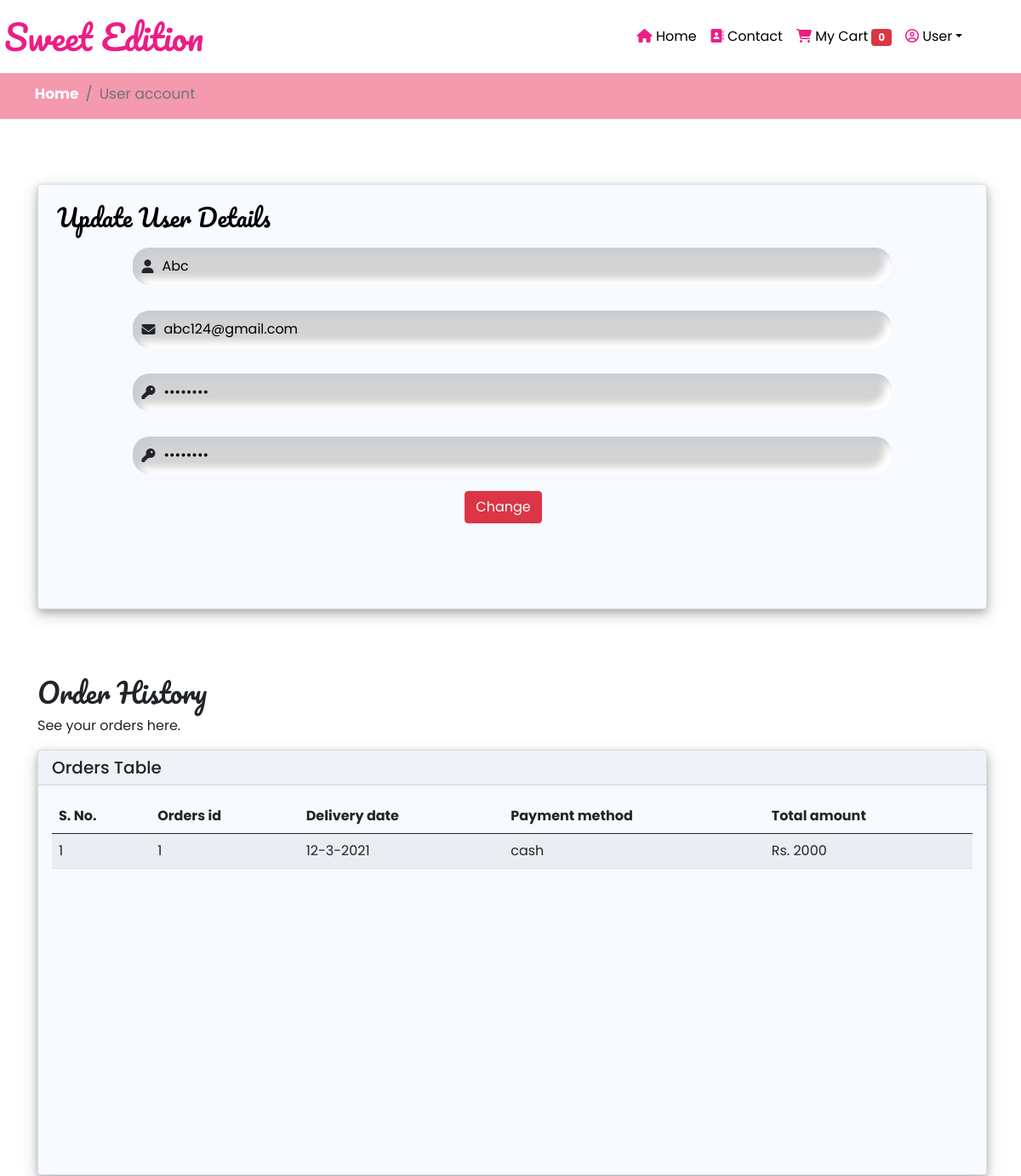
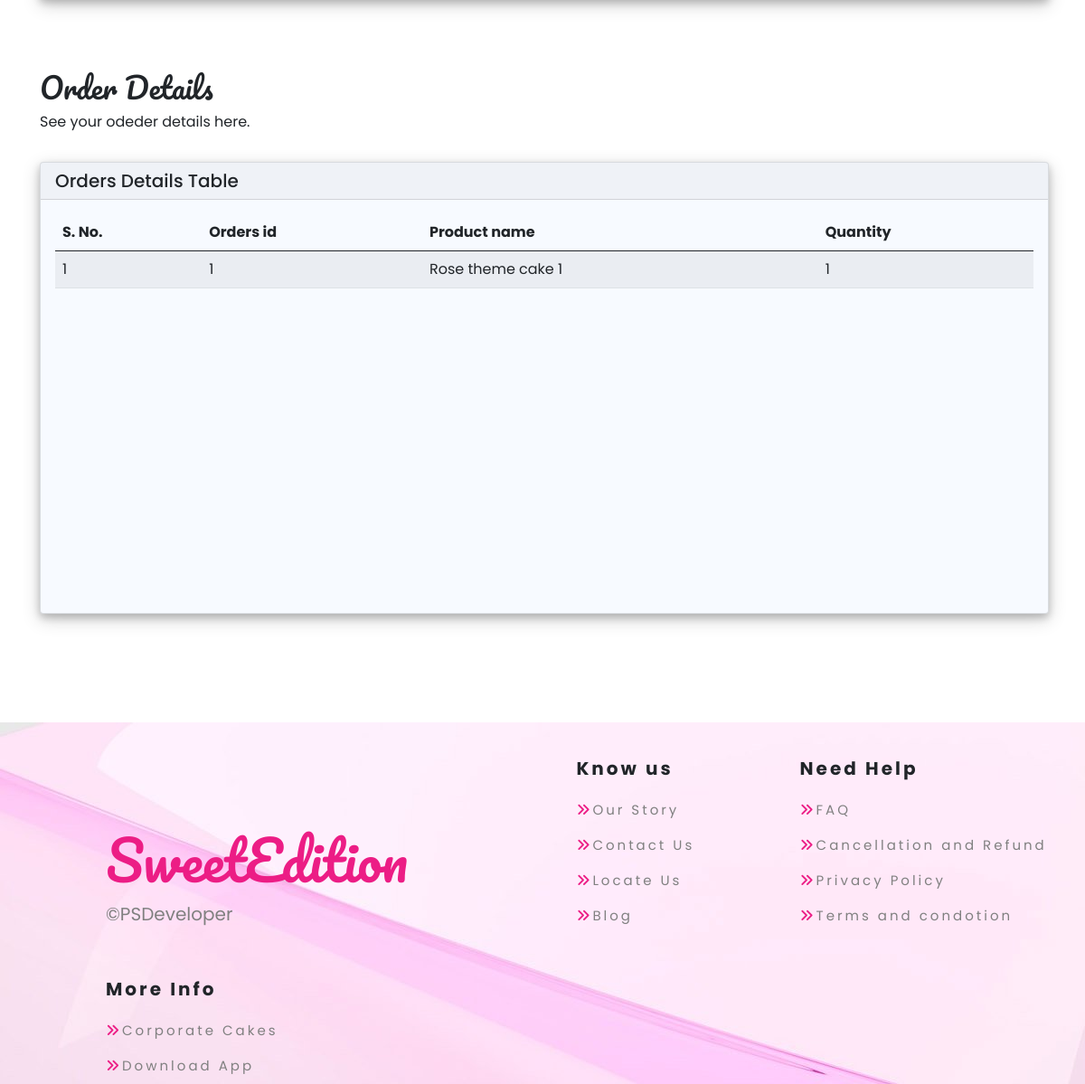
Page /account_users.php (signed in) on the committed database (2 pictures, top to bottom).
### tables this page shows
CREATE TABLE `cake_shop_users_registrations` (
  `users_id` int(20) NOT NULL,
  `user_username` varchar(100) NOT NULL,
  `user_firstname` varchar(100) NOT NULL,
  `user_lastname` varchar(100) NOT NULL,
  `user_email` varchar(100) NOT NULL,
  `user_password` varchar(100) NOT NULL,
  `user_repassword` varchar(100) NOT NULL
);

CREATE TABLE `cake_shop_orders` (
  `orders_id` int(11) NOT NULL,
  `users_id` int(11) NOT NULL,
  `delivery_date` varchar(100) NOT NULL,
  `payment_method` varchar(100) NOT NULL,
  `total_amount` varchar(100) NOT NULL
);

CREATE TABLE `cake_shop_orders_detail` (
  `orders_detail_id` int(11) NOT NULL,
  `orders_id` int(11) NOT NULL,
  `product_name` varchar(200) NOT NULL,
  `quantity` int(50) NOT NULL
);

### account_users.php (the view, shortened to what this page needs)
<?php
if (!empty($_SESSION['cart'])) {
    $printCount = count($_SESSION['cart']);
}
else {
    $printCount = 0;
}
if (!empty($_SESSION['user_users_id']) && !empty($_SESSION['user_users_username'])) {
?>
<!DOCTYPE html>
<html lang="en">
<head>
<link rel="stylesheet" href="https://cdnjs.cloudflare.com/ajax/libs/twitter-bootstrap/5.0.1/css/bootstrap.min.css">
<link rel="stylesheet" href="https://cdn.datatables.net/1.10.25/css/dataTables.bootstrap5.min.css">
    <link href="https://cdn.jsdelivr.net/npm/bootstrap@5.1.0/dist/css/bootstrap.min.css" rel="stylesheet">
    <link href="css\account_user.css" rel="stylesheet" type="text/css">
</head>
<body>
             <div class="container-fluid">
                <nav class="navbar navbar-expand-md">
                    <a class="navbar-brand" href="#" id="brandname">Sweet Edition</a> &nbsp;&nbsp;
                <ul class="navbar-nav ms-auto" id="upnav">
                <li class="nav item">
                        <a class="nav-link" href="home.php"><i class="fas fa-home"></i>  Home</a>
                    </li>
                    <li class="nav item">
                        <a class="nav-link" href="contact.php"><i class="fas fa-address-book"></i>  Contact</a>
                    </li>
                    <li class="nav item">
                        <a class="nav-link" href="#"><i class="fas fa-shopping-cart"></i>  My Cart  <span class="badge bg-danger"><?php echo $printCount;?></span></a>
                    </li>
                    <li class="nav-item dropdown">
                        <a class="nav-link dropdown-toggle" href="#" id="navbarDropdownMenuLink1" role="button" data-bs-toggle="dropdown" aria-expanded="false"><i class="far fa-user-circle"></i>  User</a>
                    </li>
                </ul>
                </nav>
<div class="row">
    <div class="col-md-12" id="probreadcrumb">
        <nav aria-label="breadcrumb">
                <ol class="breadcrumb">
                    <li class="breadcrumb-item"><a href="home.php" class="breadcrumb-link" id=>Home</a></li>
                    <li class="breadcrumb-item active" aria-current="page">User account</li>
                </ol>
        </nav>
    </div>
    <hr>
</div>
        <div class="container">
                <div class="row">
                    <div class="col-xl-12 col-lg-12 col-md-12 col-sm-12 col-12">
                        <?php
                        require_once("config.php");
                        $users_id = $_SESSION['user_users_id'];
                        $select = "SELECT * FROM cake_shop_users_registrations where users_id = $users_id";
                        $query = mysqli_query($conn, $select);
                        $res = mysqli_fetch_assoc($query);
                        ?>
                        <form id="form" method="POST" action="update_users.php">
                            <div class="card">
                            <h3 class="card-title">Update User Details</h3>
                                    <div class="form-field d-flex align-items-center"> <span class="fas fa-user"></span> <input type="text" name="username"  required="" id="username" value="<?php echo $res['user_username'];?>">  </div>
                                    <div class="form-field d-flex align-items-center"> <span class="fa fa-envelope""></span> <input type="email" name="useremail"  required="" id="useremail" value="<?php echo $res['user_email'];?>"> </div>
                                    <div class="form-field d-flex align-items-center"> <span class="fa fa-key"></span> <input type="password" name="password"  required="" id="pwd" value="<?php echo $res['user_password'];?>"></div>
                                    <div class="form-field d-flex align-items-center"> <span class="fa fa-key"></span> <input type="password" name="repassword"  required="" id="repwd"  value="<?php echo $res['user_repassword'];?>">  </div>
                                    <div><button class="btn btn-danger" type="submit">Change</button></div>
                            </div>
                        </form>
                    </div>
                </div>
                <div class="row">
                    <div class="col-xl-12 col-lg-12 col-md-12 col-sm-12 col-12">
                        <div class="page-header">
                            <h2 class="pageheader-title">Order History</h2>
                            <p class="pageheader-text">See your orders here.</p>
                        </div>
                    </div>
                </div>
                <div class="row">
                    <div class="col-xl-12 col-lg-12 col-md-12 col-sm-12 col-12">
                        <div class="card">
                            <h5 class="card-header">Orders Table</h5>
                            <div class="card-body">
                                <div class="table-responsive">
                                    <table class="table table-striped table-hover" id="ordertable" >
                                        <thead>
                                            <tr>
                                                <th>S. No.</th>
                                                <th>Orders id</th>
                                                <th>Delivery date</th>
                                                <th>Payment method</th>
                                                <th>Total amount</th>
                                            </tr>
                                        </thead>
                                        <tbody>
                                            <?php
                                            require_once('config.php');
                                            $select = "SELECT * FROM cake_shop_orders where users_id = $users_id";
                                            $query = mysqli_query($conn, $select);
                                            $i = 1;
                                            while ($res = mysqli_fetch_assoc($query)) {
                                            ?>
                                            <tr>
                                                <td><?php echo $i++;?></td>
                                                <td><?php echo $res['orders_id'];?></td>
                                                <td><?php echo $res['delivery_date'];?></td>
                                                <td><?php echo $res['payment_method'];?></td>
                                                <td>Rs. <?php echo $res['total_amount'];?></td>
                                            </tr>
                                            <?php } ?>
                                        </tbody>
                                    </table>
                                </div>
                            </div>
                        </div>
                    </div>
                </div>
                <div class="row mb-3">
                    <div class="col-xl-12 col-lg-12 col-md-12 col-sm-12 col-12">
                        <div class="page-header">
                            <h2 class="pageheader-title">Order Details</h2>
                            <p class="pageheader-text">See your odeder details here.</p>
                        </div>
                    </div>
                </div>
                <div class="row">
                    <div class="col-xl-12 col-lg-12 col-md-12 col-sm-12 col-12">
                        <div class="card">
                            <h5 class="card-header">Orders Details Table</h5>
                            <div class="card-body">
                                <div class="table-responsive">
                                    <table class="table table-striped table-hover" id="example">
                                        <thead>
                                            <tr>
                                                <th>S. No.</th>
                                                <th>Orders id</th>
                                                <th>Product name</th>
                                                <th>Quantity</th>
                                            </tr>
                                        </thead>
                                        <tbody>
                                            <?php
                                            require_once('config.php');
                                            $select = "SELECT cake_shop_orders_detail.*, cake_shop_orders.orders_id FROM cake_shop_orders_detail JOIN cake_shop_orders ON cake_shop_orders_detail.orders_id = cake_shop_orders.orders_id WHERE users_id = $users_id";
                                            $query = mysqli_query($conn, $select);
                                            $i = 1;
                                            while ($res = mysqli_fetch_assoc($query)) {
                                            ?>
                                            <tr>
                                                <td><?php echo $i++;?></td>
                                                <td><?php echo $res['orders_id'];?></td>
                                                <td><?php echo $res['product_name'];?></td>
                                                <td><?php echo $res['quantity'];?></td>
                                            </tr>
                                            <?php } ?>
                                        </tbody>
                                    </table>
                                </div>
                            </div>
                        </div>
                    </div>
                </div>
            </div>
        </div>
<footer>
    <div class="container-fluid" id="footercontainer">
    <div class="row" id="footerclass" >
            <div class="col-md-3" id="footermainlogo">
                <ul class="list-unstyled quick-links">
                   <li class="ftmainlogo">SweetEdition</li>
                    <li id="copyright">&copy;PSDeveloper <li>
                </ul>
            </div>
    </div>
        <div class="row" id="footerclass">
            <div class="col-md-3" id="footidleft">
                <ul class="list-unstyled quick-links">
                    <li class="footerhead">Know us</li>
                    <li class="footerlist"><i class="fa fa-angle-double-right"></i>Our Story</li>
                    <li class="footerlist"><i class="fa fa-angle-double-right"></i>Contact Us</li>
                    <li class="footerlist"><i class="fa fa-angle-double-right"></i>Locate Us</li>
                    <li class="footerlist"><i class="fa fa-angle-double-right"></i>Blog</li>
                </ul>
            </div>
        </div>
        <div class="row" id="footerclass">
            <div class="col-md-3" id="footidcenter">
                <ul class="list-unstyled quick-links">
                <li class="footerhead">Need Help</li>
                    <li class="footerlist"><i class="fa fa-angle-double-right"></i>FAQ</li>
                    <li class="footerlist"><i class="fa fa-angle-double-right"></i>Cancellation and Refund</li>
                    <li class="footerlist"><i class="fa fa-angle-double-right"></i>Privacy Policy</li>
                    <li class="footerlist"><i class="fa fa-angle-double-right"></i>Terms and condotion</li>
                </ul>
            </div>
        </div>
        <div class="row" id="footerclass">
            <div class="col-md-3" id="footidright">
                <ul class="list-unstyled quick-links">
                <li class="footerhead">More Info</li>
                    <li class="footerlist"><i class="fa fa-angle-double-right"></i>Corporate Cakes</li>
                    <li class="footerlist"><i class="fa fa-angle-double-right"></i>Download App</li>
                </ul>
            </div>
        </div>
</footer>
                            </body>
                            </html>
<?php
}
else {
    header("Location: login.php");
}
?>

### css/account_user.css (style rules this page uses)
* { font-family:'Poppins'; }
body { margin:auto; overflow-x: hidden; }
.container-fluid { padding-left:5px; padding-right:1px; }
.navbar-brand { color:rgb(236, 29, 133); font-size:40px !important; font-family: 'Pacifico'; }
#upnav { font-family: 'Poppins'; margin-right:5%; }
.nav-link { color:black; }
i { color:rgb(236, 29, 133); }
.breadcrumb { margin-left:3%; margin-top:1%; font-size:17px; font-family:'Poppins'; }
.form-field input { width: 100%; display:block; border: none; outline:none; background: none; padding: 10px 15px 10px 10px }
.form-field { padding-left: 10px; margin-left:10%; margin-right:10%; margin-top:10px; margin-bottom: 20px; border-radius: 20px; box-shadow: inset 8px 8px 8px #cbced1, inset -8px -8px 8px #fff; background-color:lightgrey; }
#probreadcrumb { background-color:rgb(236 82 118 / 59%); }
.breadcrumb-link { text-decoration:none!important; color:white; font-weight: bold; }
.container { margin-top:5%; }
.card-title { margin-top:2%; margin-left:2%; color:black; font-family: 'Pacifico' !important; }
.card { box-shadow: 0 4px 8px 0 rgba(0, 0, 0, 0.2), 0 6px 20px 0 rgba(0, 0, 0, 0.19)!important; height:500px; background-color: #0d6efd08; }
.btn-danger { margin-left:45%; }
.pageheader-title { margin-top:7%; font-family:'Pacifico' !important; }
div#footercontainer { margin-top:10%; background-image:url("../images/Wallp.jpg")!important; background-repeat:no-repeat; overflow-y: hidden; width:100%; height:400px; overflow-x: hidden; }
div#footidleft { font-family:'Poppins'; font-size:20px; margin-left:70px; display:block; width:100%; letter-spacing: 3px; line-height: 2.6; }
div#footidcenter { font-family:'Poppins'; font-size:20px; margin-top:5px; width:100%; letter-spacing: 3px; line-height: 2.6; }
div#footidright { font-family:'Poppins'; font-size:20px; width:100%; letter-spacing: 3px; line-height: 2.6; }
div#footerclass { display:inline-block; margin-left:100px !important; margin-top:20px; }
.footerlist { font-size:15px; font-family:'Poppins'; color:gray; }
.footerhead { font-weight: bold; }
.ftmainlogo { font-size:60px; font-family: 'Pacifico'; color:rgb(236, 29, 133); }
#copyright { font-size:20px; color:grey; font-family:'Poppins'; }

### rows in the picture
cake_shop_users_registrations: username "Abc", useremail "abc124@gmail.com"
cake_shop_orders: orders_id "1", delivery_date "12-3-2021", payment_method "cash", total_amount "2000"
cake_shop_orders_detail: orders.orders_id "1", product_name "Rose theme cake 1", quantity "1"

### other values in the picture
$printCount "0"
